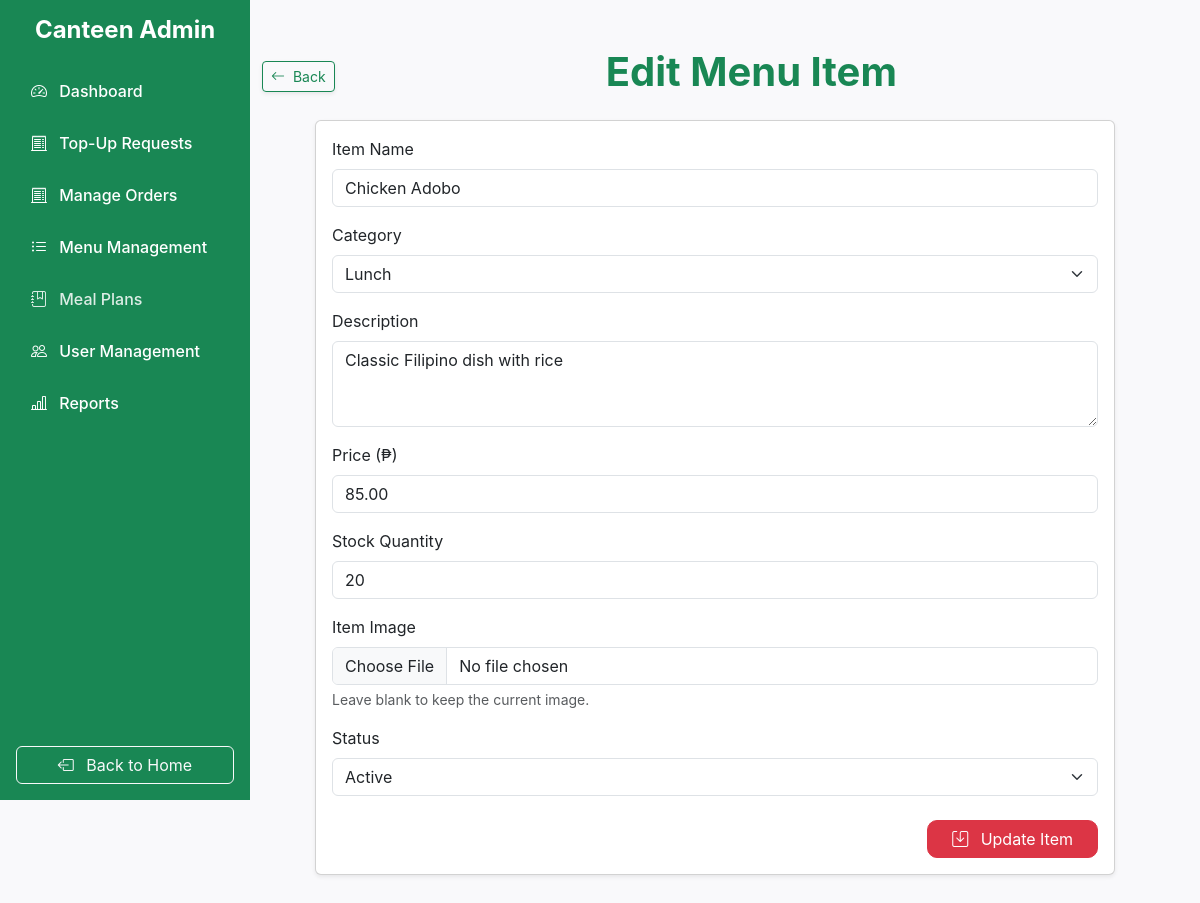
The app's page /pages/admin-pages/edit_menu_item.php?id=5 (signed in) with its own data.
### tables this page shows
CREATE TABLE IF NOT EXISTS `menu_items` (
  `item_id` INT NOT NULL AUTO_INCREMENT,
  `item_name` VARCHAR(100) NOT NULL,
  `category` ENUM('Breakfast', 'Lunch', 'Snack', 'Beverage') NULL DEFAULT NULL,
  `price` DECIMAL(10,2) NOT NULL,
  `stock` INT NOT NULL,
  `description` TEXT NULL DEFAULT NULL,
  `image` VARCHAR(100) NULL DEFAULT NULL,
  `status` ENUM('active', 'inactive') NULL DEFAULT 'active',
  PRIMARY KEY (`item_id`));

### pages/admin-pages/edit_menu_item.php (the view, shortened to what this page needs)
<?php
    include('../../includes/sidebar.php');
?>
<main class="admin-content container my-5 fullHeight d-flex flex-column align-items-center justify-content-start">
    <div class="d-flex justify-content-between align-items-center w-100 mb-3">
        <div class="d-flex align-items-center gap-2">
            <a href="manage_menu.php" class="btn btn-outline-success btn-sm shadow-sm">
                <i class="bi bi-arrow-left me-1"></i> Back
            </a>
        </div>
        <h1 class="text-center flex-grow-1 fw-bold text-success">Edit Menu Item</h1>
    </div>
    <div class="card shadow-sm w-100" style="max-width: 800px;">
        <div class="card-body">
            <?php
                include('../../config/db.php');
                if (isset($_GET['id'])) {
                    $itemId = intval($_GET['id']);
                    $stmt = $conn->prepare("SELECT * FROM menu_items WHERE item_id = ?");
                    $stmt->bind_param("i", $itemId);
                    $stmt->execute();
                    $result = $stmt->get_result();
                    if ($result->num_rows > 0) {
                        $menuItem = $result->fetch_assoc();
                    } else {
                        echo "<div class='alert alert-danger'>Menu item not found.</div>";
                        exit();
                    }
                } else {
                    echo "<div class='alert alert-danger'>Invalid request.</div>";
                    exit();
                }
            ?>
            <form class="needs-validation" id="editMenuForm" method="POST" enctype="multipart/form-data" novalidate>
                <div class="mb-3">
                    <label for="item_name" class="form-label">Item Name</label>
                    <input type="text" class="form-control" id="item_name" name="item_name" value="<?php echo htmlspecialchars($menuItem['item_name']); ?>" required minlength="2">
                </div>
                <div class="mb-3">
                    <label for="category" class="form-label">Category</label>
                    <select class="form-select" id="category" name="category" required>
                        <option value="Lunch" <?php if ($menuItem['category'] === 'Lunch') echo 'selected'; ?>>Lunch</option>
                    </select>
                </div>
                <div class="mb-3">
                    <label for="description" class="form-label">Description</label>
                    <textarea class="form-control" id="description" name="description" rows="3" minlength="15" required><?php echo htmlspecialchars($menuItem['description']); ?></textarea>
                </div>
                <div class="mb-3">
                    <label for="price" class="form-label">Price (₱)</label>
                    <input type="number" step="0.01" class="form-control" id="price" name="price" value="<?php echo htmlspecialchars($menuItem['price']); ?>" required>
                </div>
                <div class="mb-3">
                    <label for="stock" class="form-label">Stock Quantity</label>
                    <input type="number" class="form-control" id="stock" name="stock" value="<?php echo htmlspecialchars($menuItem['stock']); ?>" min="1" required>
                </div>
                <div class="mb-3">
                    <label for="image" class="form-label">Item Image</label>
                    <input type="file" class="form-control" id="image" name="image" accept="image/*">
                    <div class="form-text">Leave blank to keep the current image.</div>
                </div>
                <div class="mb-3">
                    <label for="status" class="form-label">Status</label>
                    <select class="form-select" id="status" name="status" required>
                        <option value="active" <?php if ($menuItem['status'] === 'active') echo 'selected'; ?>>Active</option>
                    </select>
                </div>
                <div class="text-end mt-4">
                    <button type="submit" class="btn btn-danger px-4">
                        <i class="bi bi-save me-2"></i> Update Item
                    </button>
                </div>
            </form>
        </div>
    </div>
</main>
<?php include('../../includes/closing.php'); ?>

### assets/css/admin.css (style rules this page uses)
.fullHeight { min-height: 85vh; }
.btn-danger { border-radius: 10px; }
body { margin: 0; font-family: "Inter", sans-serif; background-color: #f9f9fb; }
.admin-content { margin-left: 250px; margin-right: 20px; width: calc(100% - 250px); }

### records on screen
menu_items: item_name "Chicken Adobo", category "Lunch", description "Classic Filipino dish with rice", price "85.00", stock "20", status "Active"
